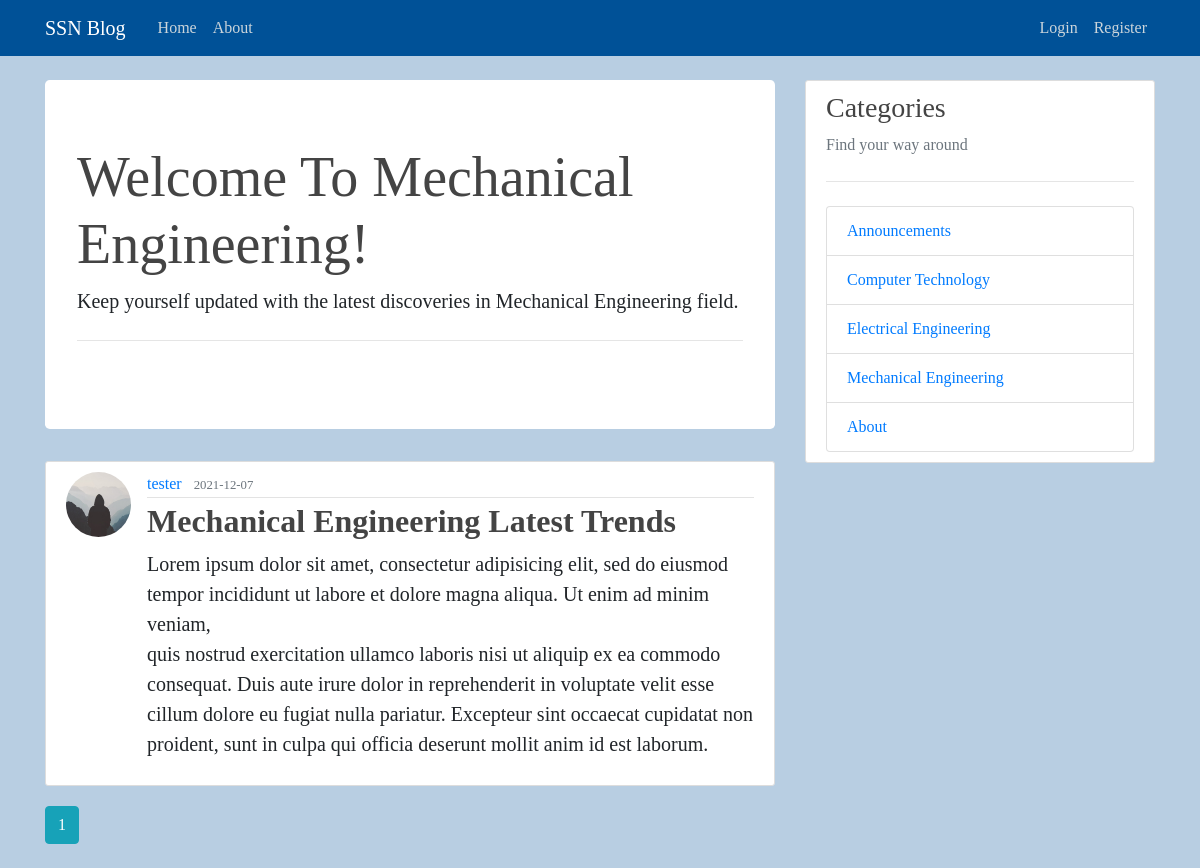
The app's page /MechanicalEngineering with its own data.
### flaskblog/models.py (models this page shows, shortened)
class Post(db.Model):
    id = db.Column(db.Integer, primary_key=True)
    title = db.Column(db.String(100), nullable=False)
    date_posted = db.Column(db.DateTime, nullable=False, default=datetime.utcnow)
    content = db.Column(db.Text, nullable=False)
    category = db.Column(db.Text, nullable=False)
    user_id = db.Column(db.Integer, db.ForeignKey('user.id'), nullable=False)
    comments = db.relationship('Comment', backref='Post', lazy='dynamic')

class User(db.Model, UserMixin):
    id = db.Column(db.Integer, primary_key=True)
    username = db.Column(db.String(20), unique=True, nullable=False)
    email = db.Column(db.String(120), unique=True, nullable=False)
    image_file = db.Column(db.String(20), nullable=False, default='default.jpg')
    password = db.Column(db.String(60), nullable=False)
    posts = db.relationship('Post', backref='author', lazy=True)

### flaskblog/routes.py (the view)
@app.route("/MechanicalEngineering")
def MechanicalEngineering():
    page = request.args.get('page', 1, type=int)
    posts = Post.query.filter_by(category='MechanicalEngineering').paginate(page=page, per_page=5)
    return render_template('MechanicalEngineering.html', posts=posts)

### flaskblog/templates/MechanicalEngineering.html
{% extends "layout.html" %}
{% block content %}
<div class="jumbotron bg">
  <h1 class="display-4">Welcome To Mechanical Engineering!</h1>
  <p class="lead">Keep yourself updated with the latest discoveries in Mechanical Engineering field.</p>
  <hr class="my-4">
</div>
    {% for post in posts.items %}
        <article class="media content-section">
          <img class="rounded-circle article-img" src="{{ url_for('static', filename='profile_pics/' + post.author.image_file) }}">
          <div class="media-body">
            <div class="article-metadata">
              <a class="mr-2" href="{{ url_for('user_posts', username=post.author.username) }}">{{ post.author.username }}</a>
              <small class="text-muted">{{ post.date_posted.strftime('%Y-%m-%d') }}</small>
            </div>
            <h2><a class="article-title" href="{{ url_for('post', post_id=post.id) }}">{{ post.title }}</a></h2>
            <p class="article-content">{{ post.content }}</p>
          </div>
        </article>
    {% endfor %}
    {% for page_num in posts.iter_pages(left_edge=1, right_edge=1, left_current=1, right_current=2) %}
      {% if page_num %}
        {% if posts.page == page_num %}
          <a class="btn btn-info mb-4" href="{{ url_for('home', page=page_num) }}">{{ page_num }}</a>
        {% else %}
          <a class="btn btn-outline-info mb-4" href="{{ url_for('home', page=page_num) }}">{{ page_num }}</a>
        {% endif %}
      {% else %}
        ...
      {% endif %}
    {% endfor %}
{% endblock content %}

### flaskblog/static/main.css (style rules this page uses)
body { background: #00519747; font-family: serif; margin-top: 5rem; }
.bg { background: white; }
h1, h2, h3, h4, h5, h6 { color: #444444; }
.content-section { background: white; padding: 10px 20px; border: 1px solid #dddddd; border-radius: 3px; margin-bottom: 20px; }
.article-title { color: #444444; font-weight: bold; }
.article-content { white-space: pre-line; font-size: 20px; }
.article-img { height: 65px; width: 65px; margin-right: 16px; }
.article-metadata { padding-bottom: 1px; margin-bottom: 4px; border-bottom: 1px solid #e3e3e3 }

### records on screen
Post: image_file (placeholder picture), author.username "tester", date_posted "2021-12-07", title "Mechanical Engineering Latest Trends", content "Lorem ipsum dolor sit amet, consectetur adipisicing elit, sed do eiusmod tempor incididunt ut labore et dolore magna aliqua. Ut enim ad minim veniam, quis nostrud exercitation ullamco laboris nisi ut aliquip ex ea commodo consequat. Duis aute irure dolor in reprehenderit in voluptate velit esse cillum dolore eu fugiat nulla pariatur. Excepteur sint occaecat cupidatat non proident, sunt in culpa qui officia deserunt mollit anim id est laborum."

### other values on screen
{{ page_num }} "1"
